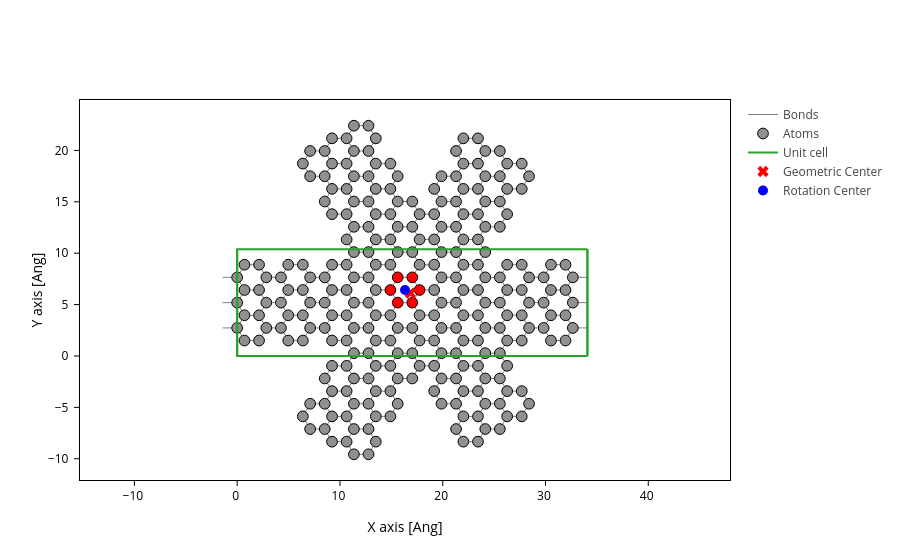

Notebook code for this chart:
### Markdown cell above
# Automation using `kind = 'armchair'`

### Code cell
# ---------------------------
# Geometry helper functions
# ---------------------------

def get_coordinates(structure):
    """Return atomic coordinates as numpy array."""
    if isinstance(structure, sisl.Geometry):
        return structure.xyz
    elif isinstance(structure, np.ndarray):
        return structure
    else:
        raise TypeError("Input must be a sisl.Geometry or numpy.ndarray.")
    
def find_nearest_atoms(structure, center, n=6):
    """Return indices of n atoms closest to a given center."""
    coords = get_coordinates(structure)
    distances = np.linalg.norm(coords - center, axis=1)
    return np.argsort(distances)[:n]


def guess_hexagon_center(structure):
    """
    Try to locate the center of a hexagon near the geometric center.
    If not found, iteratively shift the center guess.
    """
    BOND = 1.42
    NN_2_DIST = 2 * BOND * np.cos(np.deg2rad(30))  # distance between two second-nearest neighbors in graphene
    RTOL = 0.05  # relative tolerance for checking if center lies on bonds
    coords = get_coordinates(structure)
    center = coords.mean(axis=0) 
    
    atom_idx = find_nearest_atoms(structure, center, n=6)
    hex_coords = coords[atom_idx]
    center = hex_coords.mean(axis=0)
    atom1, atom2 = hex_coords[[0, 1]]
    if np.isclose(atom1[1], atom2[1], rtol=RTOL) and np.isclose(atom1[1], center[1], rtol=RTOL):
        print("Warning: The geometric center lies on bonds. Trying to shift the center by half atomic distance to 2. NN.")
        print(f"{'Atom 1':>20}:", atom1)
        print(f"{'Atom 2':>20}:", atom2)
        center += np.array([0, NN_2_DIST/2, 0])  # shift the center by half the distance to the 2nd NN
        print(f"{'New Center':>20}:", center)

    return atom_idx, center


def count_removals(func):
    """Decorator to count number of atoms before and after removing overlaps."""
    def wrapper(*args, **kwargs):
        initial_count = len(args[0])
        result = func(*args, **kwargs)
        final_count = len(result)
        print(f"       Initial number of atoms: {initial_count}")
        print(f" Atoms after removing overlaps: {final_count}")
        return result
    return wrapper

# ---------------------------
# Structure generation
# ---------------------------
def find_overlap(structure, tol=0.1):
    """Find overlapping atoms in a structure."""
    coords = get_coordinates(structure)
    tree = cKDTree(coords)
    pairs = tree.query_pairs(r=tol)  # find pairs of atoms closer than `tol`
    # print(f"Found {len(pairs)} overlapping pairs of atoms.")
    return pairs

@count_removals
def delete_overlaps(structure, pairs=None):
    """Delete overlapping atoms from a structure."""
    if pairs is None:
        overlaps = find_overlap(structure)
    else:
        overlaps = pairs
    to_delete = set()
    for i, j in overlaps:
        to_delete.add(j)  # arbitrarily delete the second atom in each pair
    mask = np.array([i not in to_delete for i in range(len(structure))])
    return structure.sub(mask)

def set_index(overlaps, indexes):
    for key in indexes:
        for _, j in overlaps:
            if j in indexes[key]:
                indexes[key].remove(j)
    arm0 = len(indexes[0])
    arm1 = len(indexes[1])
    arm2 = len(indexes[2])
    indexes[1] = list(range(arm0, arm0 + arm1))
    indexes[2] = list(range(arm1, arm1 + arm2))
    return indexes


def generate_structure(width=3, length=5, bond=1.42, kind='armchair', vacuum=3.0):
    """Generate 3 rotated nanoribbons stacked around a central hexagon."""
    base = sisl.geom.graphene_nanoribbon(width=width, bond=bond, kind=kind, vacuum=vacuum)
    base = base.repeat(length, axis=0)
    
    # find central hexagon
    _, rotation_origin = guess_hexagon_center(base)
    
    # rotate and add ribbons
    structure = base.copy()
    for i in range(1, 3):
        angle = i * 60
        rotated = base.rotate(angle=angle, v=[0, 0, 1], origin=rotation_origin)
        structure += rotated
        
    overlaps = find_overlap(structure)
    indexes = {}
    for i in range(3):
        indexes[i] = list(range(i * len(base), (i + 1) * len(base)))
    if overlaps:
        indexes = set_index(overlaps, indexes)
        structure = delete_overlaps(structure, overlaps)
        return structure, indexes
    else:
        return structure, indexes


# ---------------------------
# Plotting utilities
# ---------------------------

def plot_with_center(structure, **KWARGS):
    """Plot structure and highlight central hexagon + geometric center."""
    
    KWARGS.setdefault("axes", "xy")
    KWARGS.setdefault("bind_bonds_to_ats", True)
    atom_idx, hex_center = guess_hexagon_center(structure)
    # print(f"Hexagon atom indices: {atom_idx}")
    geom_center = structure.center()

    fig = structure.plot(**KWARGS)

    # highlight hexagon atoms
    fig.update_inputs(atoms_style={"color": "red", "atoms": atom_idx.tolist()})

    # add markers
    fig.add_trace(go.Scatter(
        x=[geom_center[0]], y=[geom_center[1]],
        mode="markers", marker=dict(size=10, color="red", symbol="x"),
        name="Geometric Center"
    ))
    
    fig.add_trace(go.Scatter(
        x=[hex_center[0]], y=[hex_center[1]],
        mode="markers", marker=dict(size=10, color="blue", symbol="circle"),
        name="Rotation Center"
    ))

    return fig

WIDTH = 7
LENGTH = 8
graphene, atom_index = generate_structure(width=WIDTH, length=LENGTH)

fig = plot_with_center(graphene)

# fig.update_inputs(atoms_style=[{"color": "red", "atoms": atom_index[0]}, {"color": "blue", "atoms": atom_index[1]}, {"color": "green", "atoms": atom_index[2]} ])
fig.show()

### Figure 1 — Plotly figure (JSON) as saved in the notebook; plotly's stock layout.template omitted (floating-point values rounded to 4 significant figures; data arrays with more than 128 entries replaced by an {"elided": "..."} marker saying what was removed)
{"data": [{"line": {"color": "gray", "width": 1}, "meta": {}, "mode": "lines", "name": "Bonds", "opacity": 1, "type": "scatter", "x": {"elided": "7644 float values"}, "y": {"elided": "7644 float values"}}, {"marker": {"color": {"elided": "262 str values"}, "line": {"color": "black", "width": 1}, "opacity": 1, "size": 10.72}, "meta": {}, "mode": "markers", "name": "Atoms", "opacity": 1, "type": "scatter", "x": {"elided": "262 float values"}, "y": {"elided": "262 float values"}}, {"meta": {}, "mode": "lines", "name": "Unit cell", "type": "scatter", "x": [0.0, 0.0, 34.08, 34.08, 0.0, 0.0, NaN, 0.0, 0.0, 0.0, 34.08, 34.08, 0.0, NaN, 34.08, 34.08, NaN, 34.08, 34.08], "y": [0.0, 10.38, 10.38, 10.38, 10.38, 10.38, NaN, 10.38, 0.0, 0.0, 0.0, 0.0, 0.0, NaN, 10.38, 0.0, NaN, 10.38, 0.0]}, {"marker": {"color": "red", "size": 10, "symbol": "x"}, "mode": "markers", "name": "Geometric Center", "type": "scatter", "x": [16.84], "y": [6.123]}, {"marker": {"color": "blue", "size": 10, "symbol": "circle"}, "mode": "markers", "name": "Rotation Center", "type": "scatter", "x": [16.33], "y": [6.419]}], "layout": {"scene": {"aspectmode": "data", "xaxis": {"title": {"text": "X axis [Ang]"}}, "yaxis": {"title": {"text": "Y axis [Ang]"}}}, "xaxis": {"scaleanchor": "y", "scaleratio": 1, "title": {"text": "X axis [Ang]"}}, "yaxis": {"title": {"text": "Y axis [Ang]"}}}}
